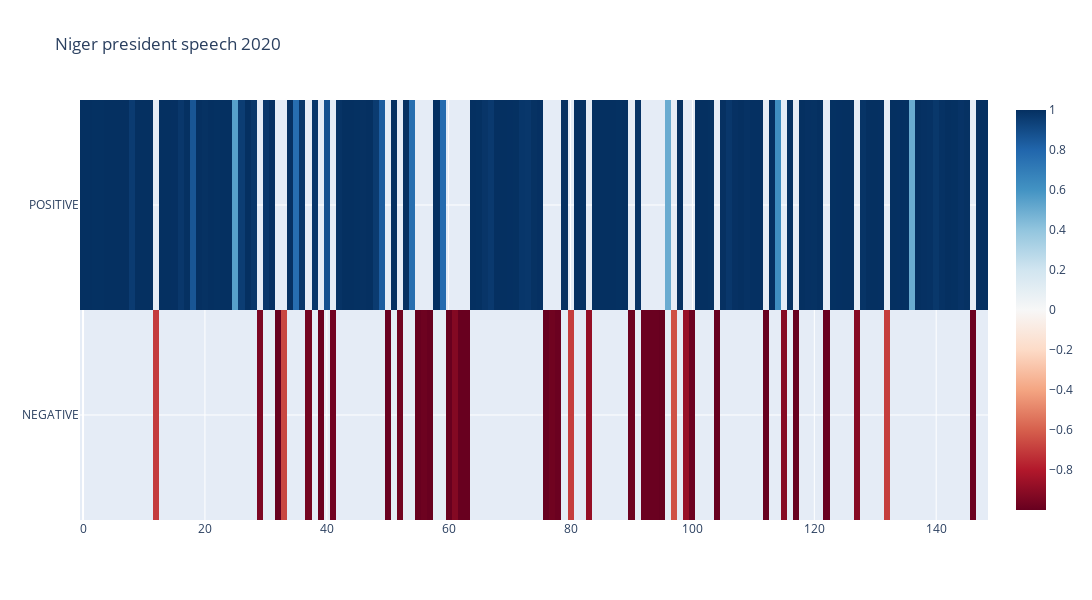

The notebook cell this image was saved under:
### Code cell
# I experimented with various plots and settled on Plotly's Heatmap
df = pm


fig = go.Figure(
    data=go.Heatmap(
        z=df["Sentiment_Score"],
        x=df.index,
        y=df["Sentiment_Label"],
        colorscale=px.colors.sequential.RdBu,
    )
)

fig.update_layout(
    title=go.layout.Title(text="Niger president speech 2020"),
    autosize=False,
    width=1200,
    height=600,
)

fig.update_layout(yaxis_autorange = "reversed")

fig.show()
fig.to_image(format="png", engine="kaleido")

fig.write_image("Niger2020.png")

### Figure 1 — Plotly figure (JSON) as saved in the notebook; plotly's stock layout.template omitted (floating-point values rounded to 4 significant figures; data arrays with more than 128 entries replaced by an {"elided": "..."} marker saying what was removed)
{"data": [{"colorscale": [[0, "rgb(103,0,31)"], [0.1, "rgb(178,24,43)"], [0.2, "rgb(214,96,77)"], [0.3, "rgb(244,165,130)"], [0.4, "rgb(253,219,199)"], [0.5, "rgb(247,247,247)"], [0.6, "rgb(209,229,240)"], [0.7, "rgb(146,197,222)"], [0.8, "rgb(67,147,195)"], [0.9, "rgb(33,102,172)"], [1, "rgb(5,48,97)"]], "type": "heatmap", "x": {"elided": "149 int values"}, "y": {"elided": "149 str values"}, "z": {"elided": "149 float values"}}], "layout": {"autosize": false, "height": 600, "title": {"text": "Niger president speech 2020"}, "width": 1200, "yaxis": {"autorange": "reversed"}}}
